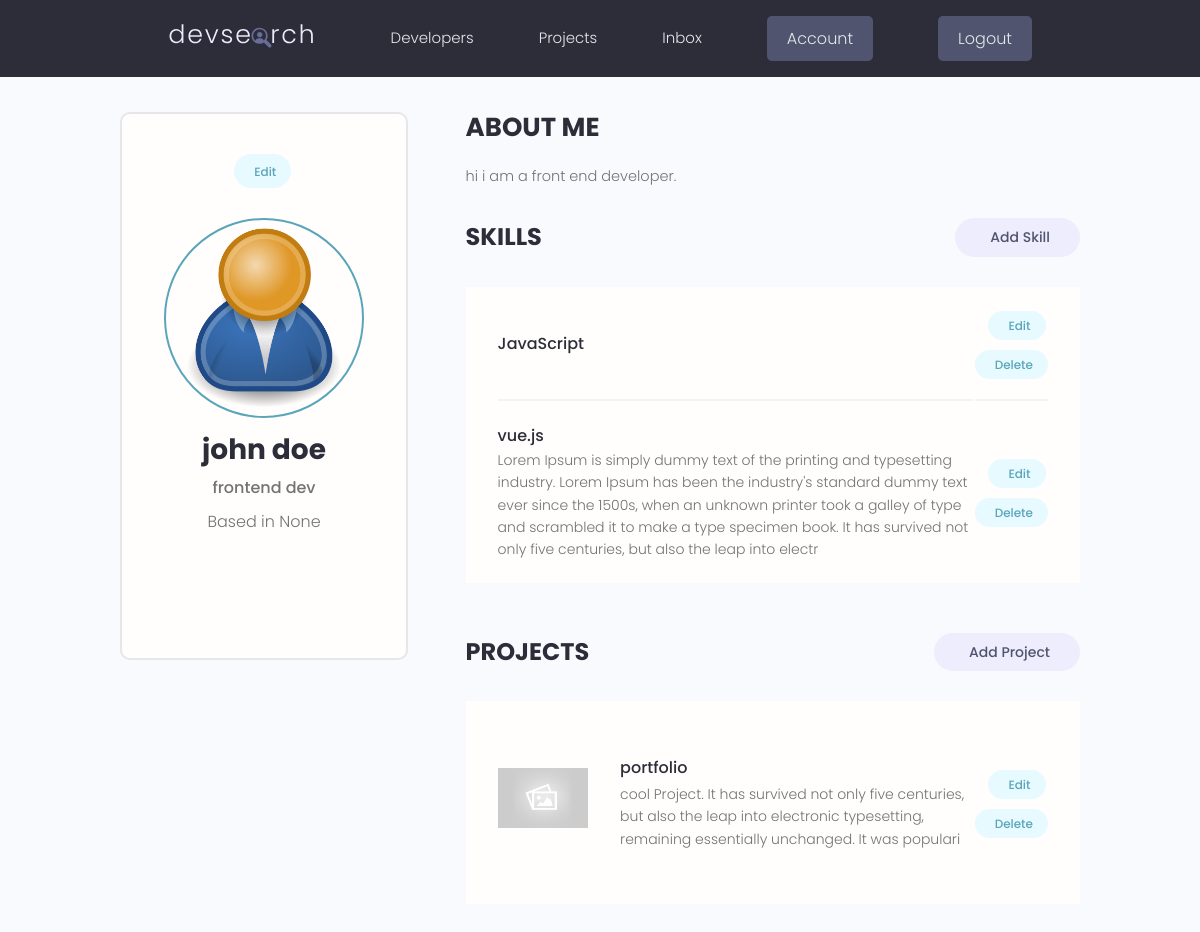
/account/ (signed in), run on the app's committed database.
### users/models.py (models this page shows, shortened)
class Profile(models.Model):
    user = models.OneToOneField(User, on_delete=models.CASCADE, null=True, blank=True)
    name = models.CharField(max_length=200, blank=True, null=True)
    email = models.EmailField(max_length=500, blank=True, null=True)
    username = models.CharField(max_length=200, blank=True, null=True)
    location = models.CharField(max_length=200, blank=True, null=True)
    short_intro = models.CharField(max_length=200, blank=True, null=True)
    bio = models.TextField(blank=True, null=True)
    profile_image = models.ImageField(null=True, blank=True, upload_to='profiles/', default='profiles/user-default.png')
    social_github =  models.CharField(max_length=200, blank=True, null=True)
    social_linkedin=  models.CharField(max_length=200, blank=True, null=True)
    social_website =  models.CharField(max_length=200, blank=True, null=True)
    social_twitter =  models.CharField(max_length=200, blank=True, null=True)
    created = models.DateTimeField(auto_now_add=True)
    id = models.UUIDField(default=uuid.uuid4, unique=True, primary_key=True, editable=False)

class Skill(models.Model):
    owner = models.ForeignKey(Profile, on_delete=models.CASCADE, null=True, blank=True)
    name = models.CharField(max_length=200, blank=True, null=True)
    description = models.TextField(null=True, blank=True)
    created = models.DateTimeField(auto_now_add=True)
    id = models.UUIDField(default=uuid.uuid4, unique=True, primary_key=True, editable=False)

### projects/models.py (models this page shows, shortened)
class Project(models.Model):
    owner = models.ForeignKey(Profile, null=True, blank=True, on_delete=models.SET_NULL)
    title = models.CharField(max_length=200)
    description = models.TextField(null=True, blank=True)
    featured_image = models.ImageField(null=True, blank=True, default="default.jpg")
    demo_link = models.CharField(max_length=2000, null=True, blank=True)
    source_link = models.CharField(max_length=2000,null=True, blank=True)
    tags = models.ManyToManyField('Tag', blank=True)
    vote_total = models.IntegerField(default=0, null=True, blank=True)
    vote_ratio = models.IntegerField(default=0, null=True, blank=True)
    created = models.DateTimeField(auto_now_add=True)
    id = models.UUIDField(default=uuid.uuid4, unique=True, primary_key=True, editable=False)
    class Meta:
        ordering = ['-vote_ratio', '-vote_total', 'title']

### users/views.py (the view)
# urls.py: path('account/', views.userAccount, name="account"),
@login_required(login_url='login')
def userAccount(request):
    profile = request.user.profile
    skills = profile.skill_set.all()
    projects = profile.project_set.all()
    context = {'profile': profile, 'skills': skills, 'projects': projects}
    return render(request, 'users/account.html', context)

### users/templates/users/account.html (shortened to what this page needs)
{% extends 'main.html' %}
{% block content %}
  <main class="settingsPage profile my-md">
    <div class="container">
      <div class="layout">
        <div class="column column--1of3">
          <div class="card text-center">
            <div class="card__body dev">
              <a class="tag tag--pill tag--main settings__btn" href="{% url 'edit-account' %}"> Edit</a>
              <img class="avatar avatar--xl dev__avatar" src="{{profile.profile_image.url}}" />
              <h2 class="dev__name">{{profile.name}}</h2>
              <p class="dev__title">{{profile.short_intro}}</p>
              <p class="dev__location">Based in {{profile.location}}</p>
              <ul class="dev__social">
              </ul>
            </div>
          </div>
        </div>
        <div class="column column--2of3">
          <div class="devInfo">
            <h3 class="devInfo__title">About Me</h3>
            <p class="devInfo__about">
              {{profile.bio}}
            </p>
          </div>
          <div class="settings">
            <h3 class="settings__title">Skills</h3>
            <a class="tag tag--pill tag--sub settings__btn tag--lg" href="{% url 'create-skill' %}"> Add Skill</a>
          </div>
          <table class="settings__table">
            {% for skill in skills %}
            <tr>
              <td class="settings__tableInfo">
                <h4>{{skill.name}}</h4>
                <p>
                  {{skill.description}}
                </p>
              </td>
              <td class="settings__tableActions">
                <a class="tag tag--pill tag--main settings__btn" href="{% url 'update-skill' skill.id %}"> Edit</a>
                <a class="tag tag--pill tag--main settings__btn" href="{% url 'delete-skill' skill.id %}?next=/account">
                  Delete</a>
              </td>
            </tr>
            {% endfor %}
          </table>
          <div class="settings">
            <h3 class="settings__title">Projects</h3>
            <a class="tag tag--pill tag--sub settings__btn tag--lg" href="{% url 'create-project' %}"> Add Project</a>
          </div>
          <table class="settings__table">
            {% for project in projects %}
            <tr>
              <td class="settings__thumbnail">
                <a href="{% url 'project' project.id %}"><img src="{{project.featured_image.url}}" alt="Project Thumbnail" /></a>
              </td>
              <td class="settings__tableInfo">
                <a href="{% url 'project' project.id %}">{{project.title}}</a>
                <p>{{project.description|slice:"150"}}</p>
              </td>
              <td class="settings__tableActions">
                <a class="tag tag--pill tag--main settings__btn" href="{% url 'update-project' project.id %}"> Edit</a>
                <a class="tag tag--pill tag--main settings__btn" href="{% url 'delete-project' project.id %}?next=/account">
                  Delete</a>
              </td>
            </tr>
            {% endfor %}
          </table>
        </div>
      </div>
    </div>
  </main>
  {% endblock %}

### static/styles/app.css (style rules this page uses)
:root { --color-sub: #2d2d39; }
.card { border: 2px solid var(--color-light); }
img { width: 100%; }
.profile .card > .dev { padding: 4rem; }
.dev__avatar { display: block; margin: auto; }
.dev__name { color: var(--color-sub); font-size: 2.8rem; font-weight: 700; margin-top: 1rem; margin-bottom: 0.5rem; }
.dev__title { font-size: 1.6rem; font-weight: 500; line-height: 1.3; }
.dev__location { margin-top: 1rem; }
.dev__social { margin: 3rem 0; list-style: none; display: flex; justify-content: center; gap: 1.5rem; }
.devInfo { margin-bottom: 3rem; }
.devInfo__title, .devInfo__subtitle { font-size: 2.6rem; color: var(--color-sub); text-transform: uppercase; font-weight: 700; margin-bottom: 1.5rem; }
.devInfo__about, .devSkill__info { font-size: 1.45rem; line-height: 1.7; text-align: justify; }
.settingsPage .dev > .settings__btn { display: inline-block; margin-bottom: 3rem; }
.settings { display: flex; justify-content: space-between; align-items: center; }
.settings__title { font-size: 2.4rem; text-transform: uppercase; font-weight: 700; color: var(--color-sub); }
.settings__table { margin-top: 3rem; margin-bottom: 5rem; padding: 0 3rem; background: var(--color-white); }
.settings__table tr { width: 100%; }
.settings__table tr > td { padding: 2rem 0; }
.settings__table tr:not(:last-child) td { border-bottom: 2px solid var(--color-white-light); }
.settings__thumbnail { width: 23%; min-width: 10rem; }
.settings__thumbnail img { padding-right: 3rem; height: 15rem; object-fit: contain; }
.settings__tableInfo { width: 100%; }
.settings__tableInfo h4, .settings__tableInfo a { padding-right: 1rem; width: auto; font-size: 1.6rem; font-weight: 500; color: var(--color-sub); }
.settings__tableInfo p { font-size: 1.4rem; }
.settings__tableActions { text-align: right; }

### static/uikit/styles/modules/_variables.css (style rules this page uses)
:root { --color-main: #5aa5b9; --color-main-light: #e6faff; --color-sub: #3f4156; --color-sub-light: #51546e; --color-sub-lighter: #ededfd; --color-text: #737373; --color-gray: #8b8b8b; --color-light: #e5e7eb; --color-light-gray: #767676; --color-bg: #f8fafd; --color-white: #fffefd; --color-white-light: #f3f3f3; --color-success: #359e64; --color-success-bg: #def8e8; --color-error: #fc4b0b; --color-error-bg: #fff2ee; --font-base: 'Poppins', arial, helvetica, 'Segoe UI', roboto, ubuntu, sans-serif; --font-monospace: 'Fira Code', 'Courier New', courier, monospace; --font-regular: 300; --font-medium: 500; --font-bold: 700; --generic-shadow: 1px 1px 5px #00000010; --generic-transition: all 0.3s ease-in-out; }

### static/uikit/styles/modules/_base.css (style rules this page uses)
* { margin: 0; padding: 0; box-sizing: border-box; text-rendering: optimizeLegibility; color: inherit; font-size: inherit; }
html { font-size: 50%; }
@media only screen and (min-width: 480px) { html { font-size: 56.25%; } }
@media only screen and (min-width: 1200px) { html { font-size: 62.5%; } }
body { line-height: 1.6; font-weight: 400; font-size: 1.5rem; color: var(--color-text); background-color: var(--color-bg); min-height: 100vh; }

### static/uikit/styles/modules/_typography.css (style rules this page uses)
* { font-family: var(--font-base); }
h2 { font-size: 3.6rem; font-weight: var(--font-bold); }
h3 { font-size: 3.2rem; font-weight: var(--font-medium); }
h4 { font-size: 2.8rem; font-weight: var(--font-medium); }
p, span, strong { font-size: 1.6rem; color: var(--color-text); font-weight: var(--font-regular); }
a { padding-bottom: 2px; text-decoration: none; display: inline-block; color: var(--color-main); font-weight: var(--font-medium); }

### static/uikit/styles/modules/_utilities.css (style rules this page uses)
.container { width: 92%; max-width: 165rem; margin: 0 auto; box-sizing: border-box; }
@media screen and (min-width: 1000px) { .container { width: 90%; } }
@media screen and (min-width: 1200px) { .container { width: 80%; } }
.text-center { text-align: center; }
.my-md { margin: 3rem auto; }

### static/uikit/styles/modules/_avatar.css (style rules this page uses)
.avatar { border-radius: 50%; border: 2px solid var(--color-main); object-fit: cover; }
.avatar--xl { height: 20rem; width: 20rem; }

### static/uikit/styles/modules/_card.css (style rules this page uses)
.card { border-radius: 1rem; background-color: var(--color-white); border: 1.5px solid var(--color-light); width: auto; height: auto; margin-top: 0.5rem; margin-bottom: 0.5rem; overflow: hidden; }
.card__body, .card__header { padding: 2rem 2.5rem; }

### static/uikit/styles/modules/_layout.css (style rules this page uses)
.layout { display: flex; flex-flow: row wrap; justify-content: space-between; }
.layout > .column { margin-bottom: 3rem; }
.layout > .column.column--1of3 { flex-basis: 30%; }
.layout > .column.column--2of3 { flex-basis: 64%; }

### data on the page
Profile: profile_image (placeholder picture), name "john doe", short_intro "frontend dev", location "None", bio "hi i am a front end developer."
Skill: name "JavaScript"
Skill: name "vue.js", description "Lorem Ipsum is simply dummy text of the printing and typesetting industry. Lorem Ipsum has been the industry's standard dummy text ever since the 1500s, when an unknown printer took a galley of type and scrambled it to make a type specimen book. It has survived not only five centuries, but also the leap into electr"
Project: featured_image (placeholder picture), title "portfolio", description "cool Project. It has survived not only five centuries, but also the leap into electronic typesetting, remaining essentially unchanged. It was populari"
